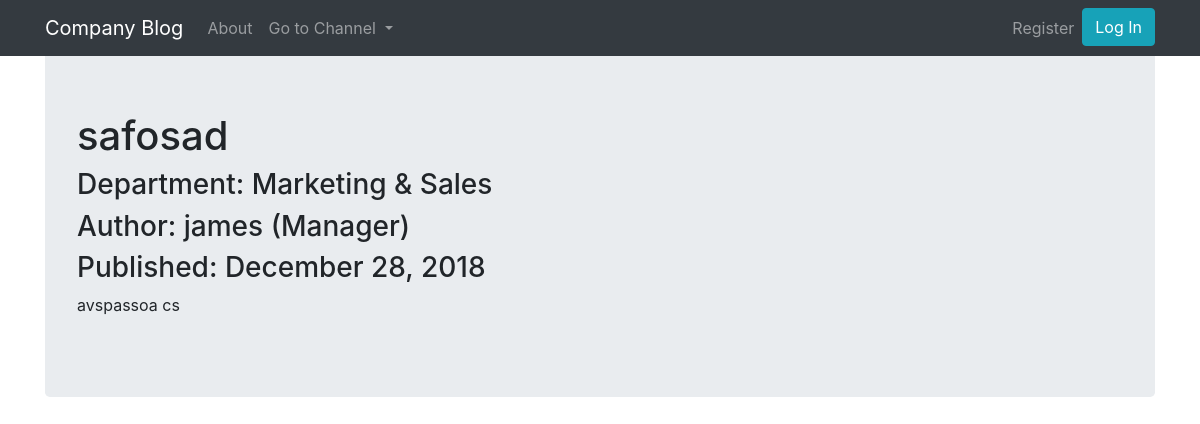
/post/7, run on an earlier commit of the app's database.
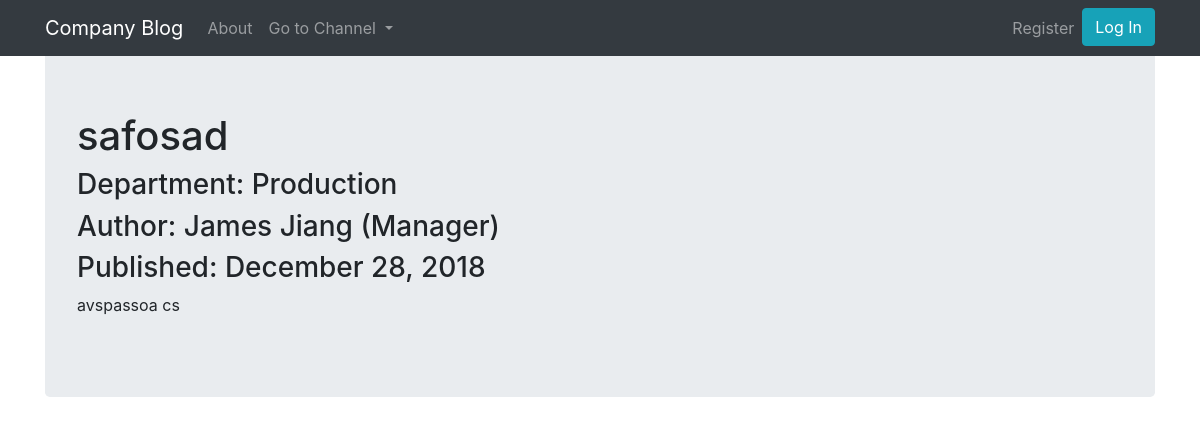
And on a later commit of the database.
### blogApp/models.py (models this page shows, shortened)
class Post(db.Model):
    users = db.relationship(User)
    id = db.Column(db.Integer, primary_key=True)
    user_id = db.Column(db.Integer, db.ForeignKey('users.id'), nullable=False)
    date = db.Column(db.DateTime, nullable=False, default = datetime.utcnow)
    title = db.Column(db.String(128), nullable=False)
    department = db.Column(db.String(128))
    text = db.Column(db.Text, nullable=False)

class User(db.Model, UserMixin):
    __tablename__ = 'users'
    id = db.Column(db.Integer, primary_key = True)
    email = db.Column(db.String(64), unique=True, index=True)
    username = db.Column(db.String(64), unique=True, index=True)
    position = db.Column(db.String(64), index=True)
    password_hash = db.Column(db.String(128))
    posts = db.relationship('Post', backref='author', lazy=True)

### blogApp/posts/views.py (the view)
@posts.route('/post/<int:post_id>')
def view_post(post_id):
    post = Post.query.get_or_404(post_id)
    return render_template('view_post.html', post=post)

### blogApp/__init__.py (called while the page is built)
@app.context_processor
def inject_test():
	departments = NewPostForm.departments
	return dict(departments=departments)

### blogApp/templates/view_post.html (shortened to what this page needs)
{% extends "base.html" %}
{% block content %}
<div class="jumbotron">
    <h1>{{ post.title }}</h1>
    <h3>Department: {{ post.department }}</h3>
    <h3>Author: {{ post.author.username }} ({{post.author.position}})</h3>
    <h3>Published: {{ post.date.strftime('%B %d, %Y') }}</h3>
    <p>{{ post.text }}</p>
</div>
{% endblock content %}

What changed in the data, as far as the page shows it:
changed Post "safosad": department "Marketing & Sales" → "Production"
changed User "Manager": author.username "james" → "James Jiang"
